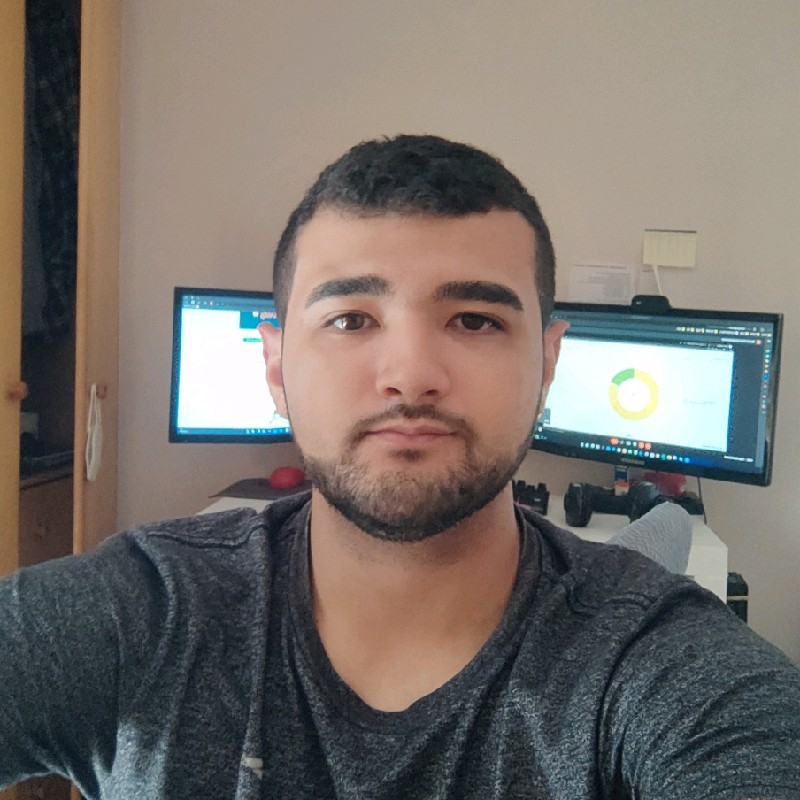
#> input picture data/images/eu.jpeg, 800 x 800 px
$ jupyter execute --allow-errors '2. processamento_de_magens.ipynb'   (shell and % lines are left out)
#> lines starting #> are read from the running program, lines starting #| are printed output that depends on the picture; after the words box and inside, x2 and y2 are one past the last pixel; in counts of white or black regions, pixels touching at a corner belong together
### libs/utils.py

import numpy as np
import matplotlib.pyplot as plt
import cv2
from PIL import Image
from PIL import ImageEnhance
from skimage import color, io

def get_info_image(image):
    print("Altura: {} pixels".format(image.shape[0]))
    print("Largura: {} pixels".format(image.shape[1]))
    print("Canais: {}".format(image.shape[2]))

# [16 lines left out: functions get_pixel, set_pixel_value, not called in this run]

def translate(image, x, y):
	"""
	Realiza translação da imagem
	"""
	# Define a matriz de translação e realiza a translação
	M = np.float32([[1, 0, x], [0, 1, y]])
	shifted = cv2.warpAffine(image, M, (image.shape[1], image.shape[0]))

	# Retorna a imagem
	return shifted

# [24 lines left out: functions convert, crop, not called in this run]


def rotate(image, angle, center = None, scale = 1.0, use="cv2"):
	"""
	Realiza a rotação da imagem
	"""
	if use == "cv2":
		# Obtém as dimensões da imagem
		(h, w) = image.shape[:2]
		# Se o centro for Nenhum, inicialize-o como o centro da imagem
		if center is None:
			center = (w // 2, h // 2)
		# Executa a rotação
		M = cv2.getRotationMatrix2D(center, angle, scale)
		rotated = cv2.warpAffine(image, M, (w, h))
	elif use == "pillow":
		rotated = image.rotate(angle)

	# Retorna a imagem
	return rotated

# [55 lines left out: functions resize, enhance_brightness, enhance_contrast, not called in this run]


def imshow(winname, image, use="cv2"):
	"""
	Exibe a imagem
	"""
	if use == "cv2":
		cv2.imshow(winname, image)
		while True:
			key = cv2.waitKey(1) & 0xFF

			if key == ord('q') or key == 27:  # 'q' ou tecla Esc
				break

			# também permite fechar com o botão 'X' da janela
			if cv2.getWindowProperty(winname, cv2.WND_PROP_VISIBLE) < 1:
				break

		cv2.destroyAllWindows()

	elif use == "matplotlib":
		plt.imshow(image)
		plt.show()

	elif use == "pillow":
		image.show()


# [13 lines left out: functions read_image, save_image, not called in this run]

import numpy as np
from PIL import Image

import cv2
from typing import Union

# [34 lines left out: function apply_grayscale, not called in this run]

### dsa_computer_vision/cap_2_processamento_de_imagens/2. processamento_de_magens.ipynb
[cell 1]
import cv2
import os

os.chdir("..")
os.chdir("..")

[cell 2]
from libs import utils

[cell 3]
"images/nova_familia.jpg"
path = "data/images/eu.jpeg"
image = cv2.imread(path)
#> image is the input picture: shape (800, 800, 3); mean B, G, R 105.8, 111.5, 118.8

utils.get_info_image(image)
#| Altura: 800 pixels
#| Largura: 800 pixels
#| Canais: 3

# show_image(image)

[cell 4]
# image

[cell 5]
# Imagens são simplesmente arrays NumPy. Um pixel no canto superior esquerdo pode ser encontrado como (0, 0)
(b, g, r) = image[0, 0]
#> b = 73; g = 117; r = 154
print("Pixel em (0, 0) - Red: {}, Green: {}, Blue: {}".format(r, g, b))
#| Pixel em (0, 0) - Red: 154, Green: 117, Blue: 73


# Agora mudamos o valor do pixel
image[0, 0] = (0, 0, 255)
#> image: shape (800, 800, 3); under 0.01% of pixels changed, all inside (x1, y1, x2, y2) = (0, 0, 1, 1)
(b, g, r) = image[0, 0]
#> b = 0; g = 0; r = 255
print("Pixel em (0, 0) - Red: {}, Green: {}, Blue: {}".format(r, g, b))
#| Pixel em (0, 0) - Red: 255, Green: 0, Blue: 0

[cell 6]
# Como estamos usando matrizes numPy, podemos aplicar slicing e obter grandes pedaços da imagem.
# Vamos pegar a parte superior esquerda
corner = image[0:100, 0:100]
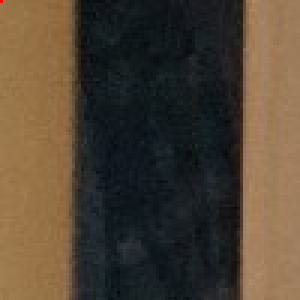
#> corner: shape (100, 100, 3) (shown 3 times larger); mean B, G, R 52.6, 67.6, 80.3
utils.imshow("s", corner)
#> (key q is pressed here)

[cell 7]
# Mudamos o canto superior esquerdo para verde
image[0:100, 0:100] = (0, 255, 0)
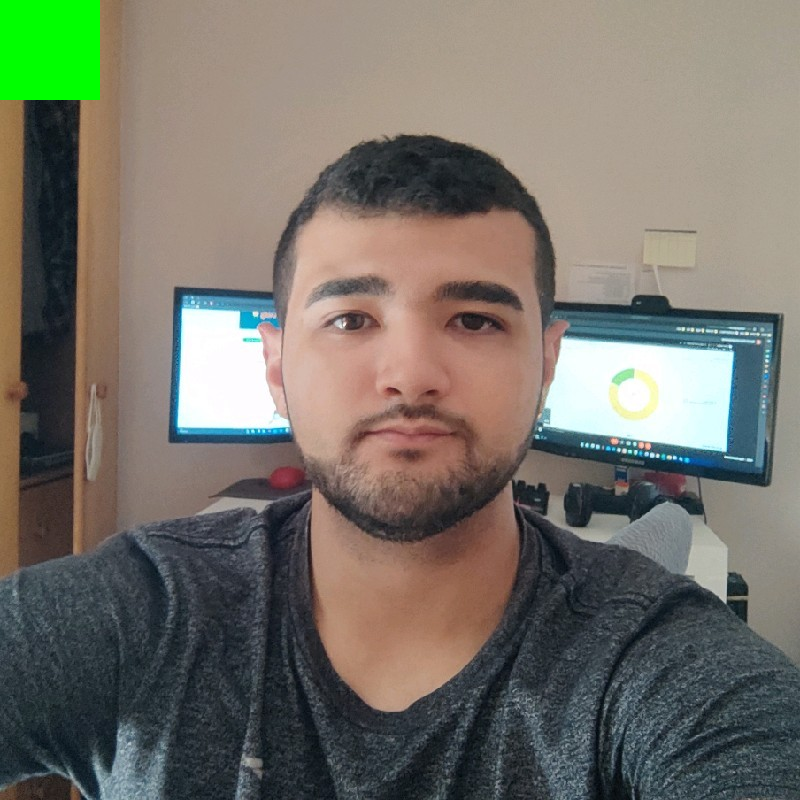
#> image: shape (800, 800, 3); mean B, G, R 105, 114.4, 117.6
utils.imshow("s", image)
#> (key Esc is pressed here)

### opencv-drawing

[cell 8]
# Desenhando com o OpenCV

# Imports
import numpy as np
import cv2

# Inicializando nossa tela como um 300x300 com 3 canais, Vermelho, Verde e Azul, com um fundo preto
canvas = np.zeros((300, 300, 3), dtype = "uint8")

# Desenhando uma linha verde do canto superior esquerdo da nossa tela para o canto inferior direito
green = (0, 255, 0)
cv2.line(canvas, (0, 0), (300, 300), green)
cv2.imshow("Canvas", canvas)
cv2.waitKey(0)

# Agora, desenhamos uma linha vermelha de 3 pixels de espessura do canto superior direito para a parte inferior esquerda
red = (0, 0, 255)
cv2.line(canvas, (300, 0), (0, 300), red, 3)
cv2.imshow("Canvas", canvas)
cv2.waitKey(0)

# Desenhamos um quadrado verde de 50x50 pixels, começando em 10x10 e que termina em 60x60
cv2.rectangle(canvas, (10, 10), (60, 60), green)
cv2.imshow("Canvas", canvas)
cv2.waitKey(0)

# Desenhamos outro retângulo, desta vez vamos torná-lo vermelho e 5 pixels de espessura
cv2.rectangle(canvas, (50, 200), (200, 225), red, 5)
cv2.imshow("Canvas", canvas)
cv2.waitKey(0)

# Vamos desenhar um último retângulo: azul e preenchido
blue = (255, 0, 0)
cv2.rectangle(canvas, (200, 50), (225, 125), blue, -1)
cv2.imshow("Canvas", canvas)
cv2.waitKey(0)

# Reset da nossa tela e desenheando um círculo branco no centro da tela com raios crescentes - de 25 pixels para 150 pixels
canvas = np.zeros((300, 300, 3), dtype = "uint8")
(centerX, centerY) = (canvas.shape[1] // 2, canvas.shape[0] // 2)
white = (255, 255, 255)

for r in range(0, 175, 25):
	cv2.circle(canvas, (centerX, centerY), r, white)
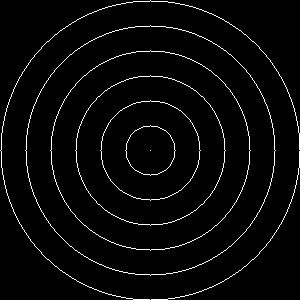
#> canvas: shape (300, 300, 3); 3.3% white in thin lines or dots

cv2.imshow("Canvas", canvas)
cv2.waitKey(0)

# Desenhando 25 círculos
for i in range(0, 25):
	# Gerando aleatoriamente um tamanho de raio entre 5 e 200.
	# Gerando uma cor aleatória e, em seguida.
	radius = np.random.randint(5, high = 200)
	color = np.random.randint(0, high = 256, size = (3,)).tolist()
	pt = np.random.randint(0, high = 300, size = (2,))

	# Desenhando o círculo
	cv2.circle(canvas, tuple(pt), radius, color, -1)
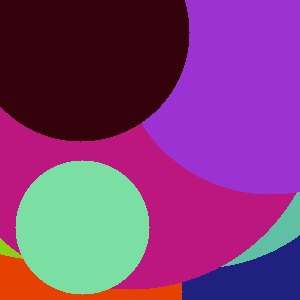
#> canvas: shape (300, 300, 3); mean of channels 0, 1, 2 120.2, 61, 125.3; drawn as B, G, R

# Visualizando o resultado
cv2.imshow("Canvas", canvas)
cv2.waitKey(0)


import cv2

imagem = cv2.imread('images/estrada.jpg')

#> (the rest of this cell did not finish here and is left out)

### opencv-shift

[cell 9]
import numpy as np
from libs import utils

# Shifting de uma imagem é dada por uma matriz NumPy na forma:
#	[[1, 0, shiftX], [0, 1, shiftY]]

# Você simplesmente precisa especificar quantos pixels você deseja para mudar a imagem nas direções X e Y.
# Vamos fazer o shift da imagem 25 pixels para a direita e 50 pixels para baixo.
M = np.float32([[1, 0, 25], [0, 1, 50]])
shifted = cv2.warpAffine(image, M, (image.shape[1], image.shape[0]))
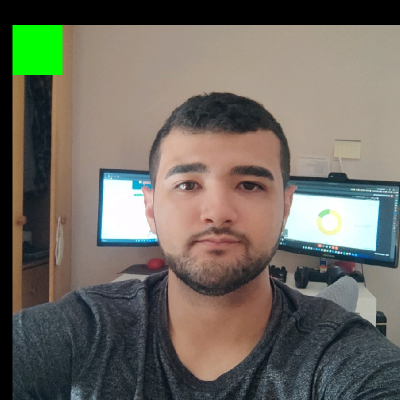
#> shifted: shape (800, 800, 3) (shown at 1/2 size); mean B, G, R 96.8, 106.3, 110.1
utils.imshow("Shift para baixo e para direita", shifted)


# Agora, vamos mudar a imagem 50 pixels para a esquerda e 90 pixels para cima.
# Realizamos isso usando valores negativos.
M = np.float32([[1, 0, -50], [0, 1, -90]])
shifted = cv2.warpAffine(image, M, (image.shape[1], image.shape[0]))
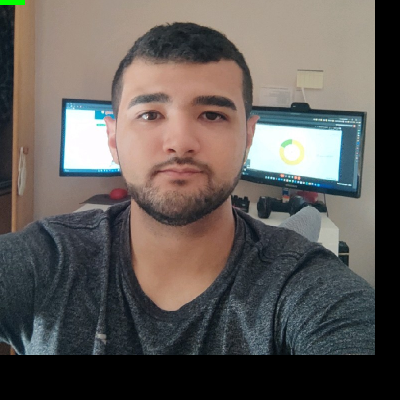
#> shifted: shape (800, 800, 3) (shown at 1/2 size); mean B, G, R 88.2, 91.9, 97.3
utils.imshow("Shift para baixo e para esquerda", shifted)


# Finalmente, vamos usar nossa função auxiliar em utils.py para deslocar a imagem para baixo 100 pixels.
shifted = utils.translate(image, 0, 100)
#> in translate, `shifted = cv2.warpAffine(image, M, (image.shape[1], image.shape[0]))`:
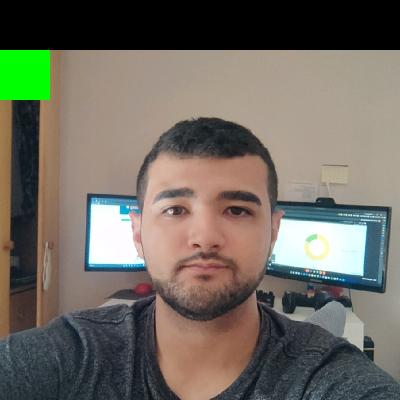
#> shifted: shape (800, 800, 3) (shown at 1/2 size); mean B, G, R 96.6, 106.8, 111.2
# cv2.imshow("Shift para baixo", shifted)
utils.imshow("Shift para baixo", shifted)

### opencv-rotation

[cell 10]
# Obtém as dimensões da imagem e calcule o centro da imagem
(h, w) = image.shape[:2]
center = (w // 2, h // 2)

# Rotaciona a imagem em 45 graus
M = cv2.getRotationMatrix2D(center, 45, 1.0)
#> M = [[0.707, 0.707, -165.7], [-0.707, 0.707, 400]]
rotated = cv2.warpAffine(image, M, (w, h))
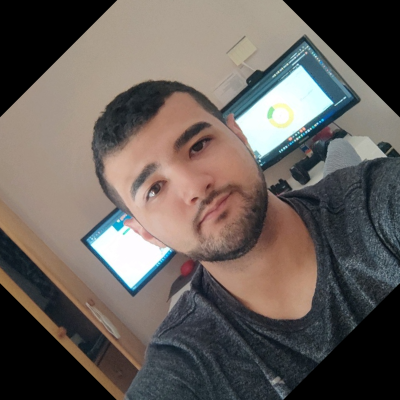
#> rotated: shape (800, 800, 3) (shown at 1/2 size); mean B, G, R 90, 94.8, 102.1
utils.imshow("Rotacionado em 45 graus", rotated)

# Rotaciona a imagem em 90 graus
M = cv2.getRotationMatrix2D(center, -90, 1.0)
#> M = [[6.12e-17, -1, 800], [1, 6.12e-17, -5.68e-14]]
rotated = cv2.warpAffine(image, M, (w, h))
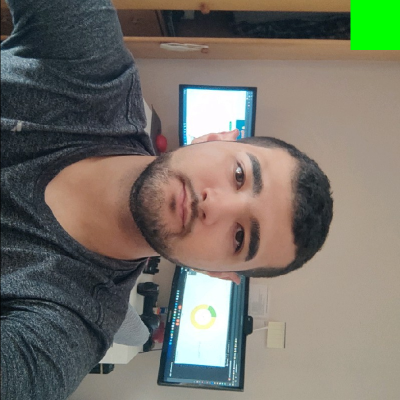
#> rotated: shape (800, 800, 3) (shown at 1/2 size); mean B, G, R 104.8, 114.2, 117.4
utils.imshow("Rotacionado em 90 graus", rotated)

# Finalmente, vamos usar nossa função auxiliar em utils.py para girar a imagem em 180 graus
rotated = utils.rotate(image, 180)
#> in rotate, `M = cv2.getRotationMatrix2D(center, angle, scale)`: M = [[-1, 1.22e-16, 800], [-1.22e-16, -1, 800]]
#> in rotate, `rotated = cv2.warpAffine(image, M, (w, h))`:
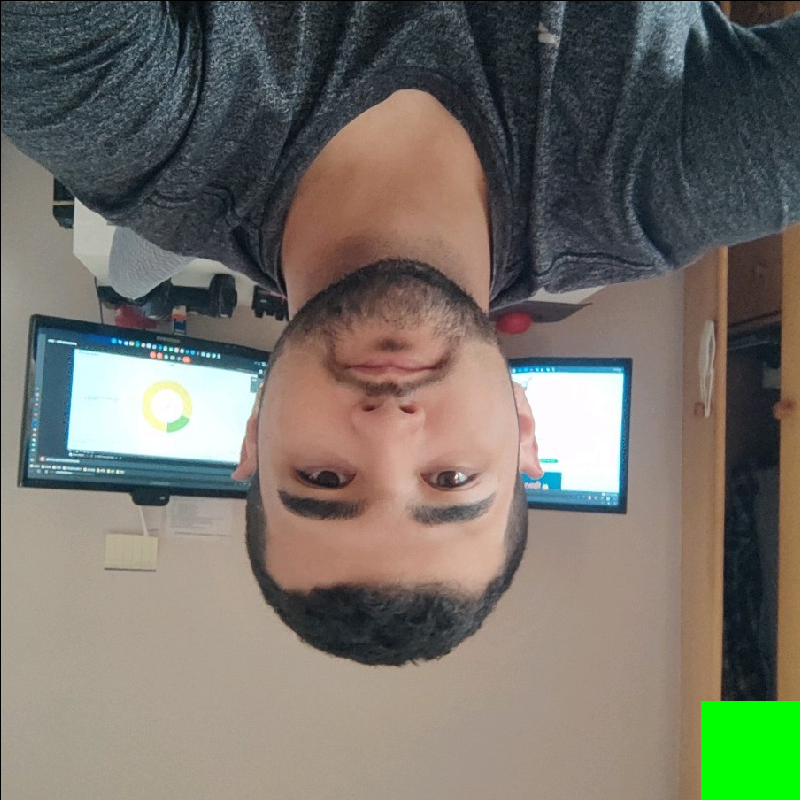
#> rotated: shape (800, 800, 3); mean B, G, R 104.7, 114, 117.2
utils.imshow("Rotacionado em 180 graus", rotated)

$ run again, with data/images/Case 1.png saved as data/images/eu.jpeg
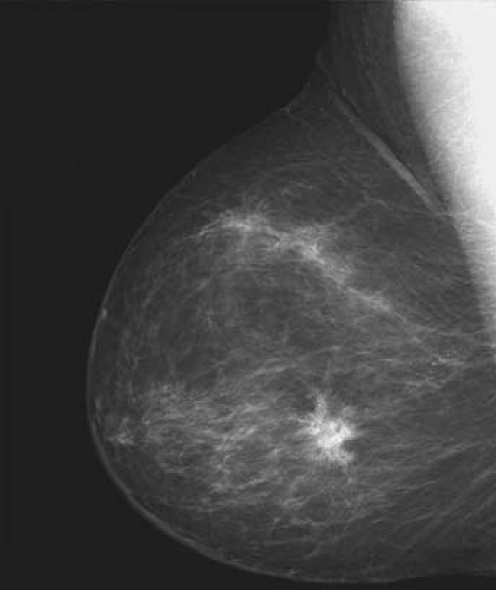
#> input picture data/images/Case 1.png, 992 x 1179 px (shown at 1/2 size)
#> image is the input picture: shape (1179, 992, 3); min 18, max 251, mean 66.6
#| Altura: 1179 pixels
#| Largura: 992 pixels
#| Canais: 3
#> `(b, g, r) = image[0, 0]`: b = 35
#| Pixel em (0, 0) - Red: 35, Green: 35, Blue: 35
#> `(b, g, r) = image[0, 0]`: b = 0; r = 255
#| Pixel em (0, 0) - Red: 255, Green: 0, Blue: 0
#> `M = cv2.getRotationMatrix2D(center, 45, 1.0)`: M = [[0.707, 0.707, -271.2], [-0.707, 0.707, 523.2]]
#> `M = cv2.getRotationMatrix2D(center, -90, 1.0)`: M = [[6.12e-17, -1, 1085], [1, 6.12e-17, 93]]
#> `rotated = cv2.warpAffine(image, M, (w, h))`:
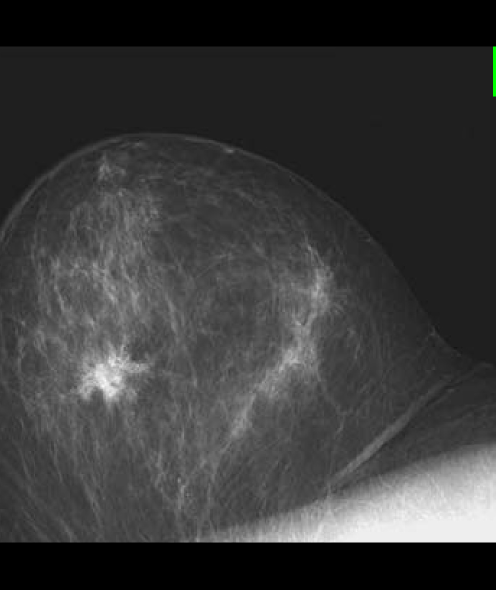
#> rotated: shape (1179, 992, 3) (shown at 1/2 size); mean B, G, R 57.9, 58, 57.9
#> in rotate, `M = cv2.getRotationMatrix2D(center, angle, scale)`: M = [[-1, 1.22e-16, 992], [-1.22e-16, -1, 1178]]
#> in rotate, `rotated = cv2.warpAffine(image, M, (w, h))`:
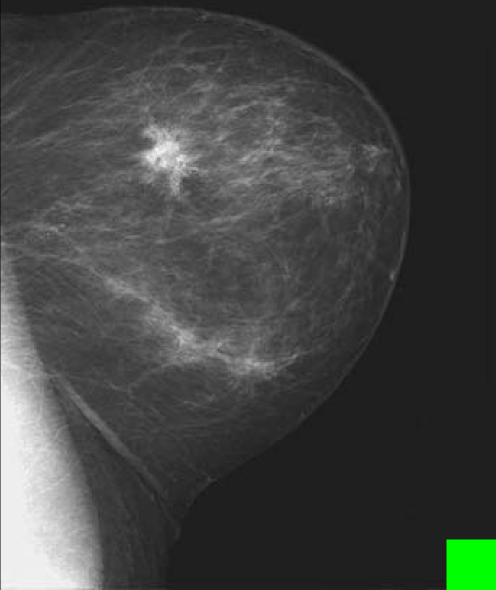
#> rotated: shape (1179, 992, 3) (shown at 1/2 size); mean B, G, R 66.3, 68.5, 66.3

$ run again, with data/images/beija-flor.jpg copied over data/images/eu.jpeg
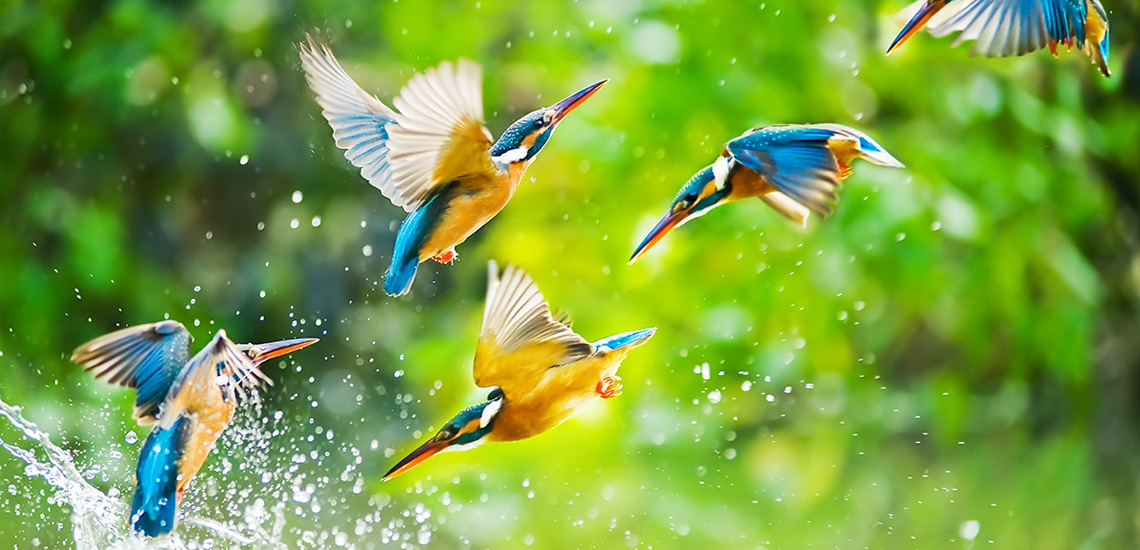
#> input picture data/images/beija-flor.jpg, 1140 x 550 px
#> image is the input picture: shape (550, 1140, 3); mean B, G, R 65.3, 160.7, 121.7
#| Altura: 550 pixels
#| Largura: 1140 pixels
#| Canais: 3
#> `(b, g, r) = image[0, 0]`: b = 0; g = 118; r = 63
#| Pixel em (0, 0) - Red: 63, Green: 118, Blue: 0
#> `(b, g, r) = image[0, 0]`: g = 0; r = 255
#| Pixel em (0, 0) - Red: 255, Green: 0, Blue: 0
#> `M = cv2.getRotationMatrix2D(center, 45, 1.0)`: M = [[0.707, 0.707, -27.51], [-0.707, 0.707, 483.6]]
#> `M = cv2.getRotationMatrix2D(center, -90, 1.0)`: M = [[6.12e-17, -1, 845], [1, 6.12e-17, -295]]
#> in rotate, `M = cv2.getRotationMatrix2D(center, angle, scale)`: M = [[-1, 1.22e-16, 1140], [-1.22e-16, -1, 550]]
#> in rotate, `rotated = cv2.warpAffine(image, M, (w, h))`:
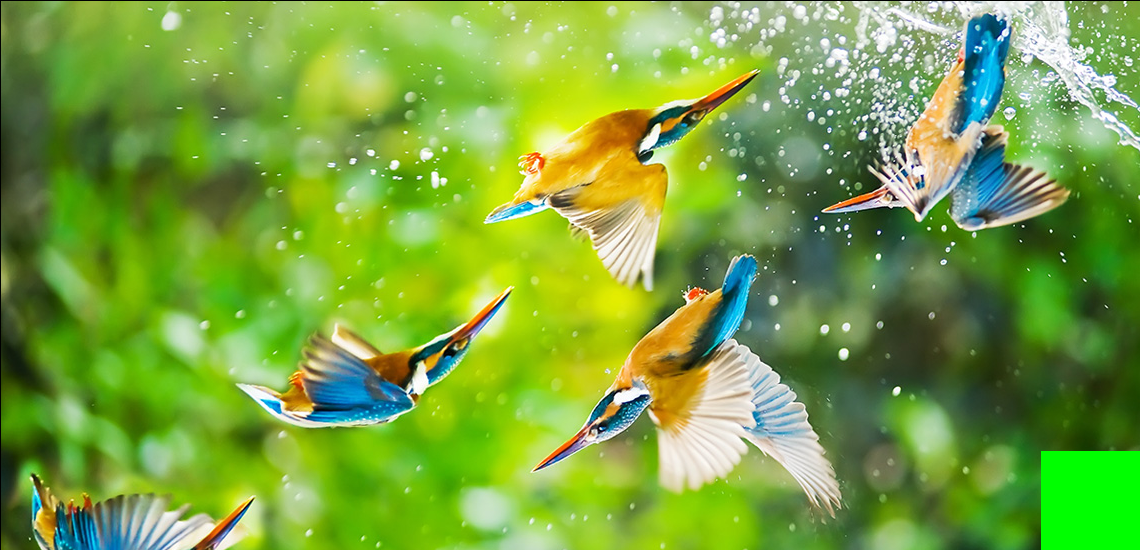
#> rotated: shape (550, 1140, 3); mean B, G, R 64.9, 162.8, 120.7
